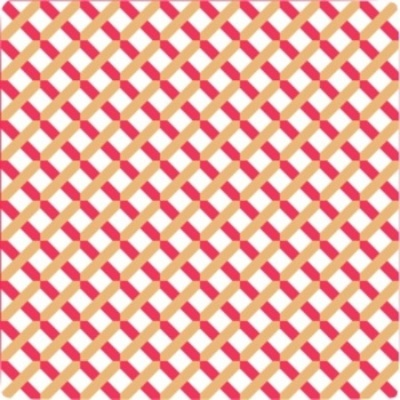
#> input picture HW#10/pattern/pattern01.jpg, 400 x 400 px; its folder holds 4 pictures in this run
$ python resize.py
#> lines starting #> are read from the running program, lines starting #| are printed output that depends on the picture
import cv2
import os

for filePath in sorted(os.listdir("pattern")):
    fileExt = os.path.splitext(filePath)[1]
    if fileExt in [".jpg", ".jpeg"]:
        imagePath = os.path.join("pattern", filePath)
        image = cv2.imread(imagePath)
#> image is the input picture: shape (400, 400, 3); mean B, G, R 163.9, 174.7, 239
        image = cv2.resize(image, dsize=(450, 450), interpolation=cv2.INTER_LINEAR)
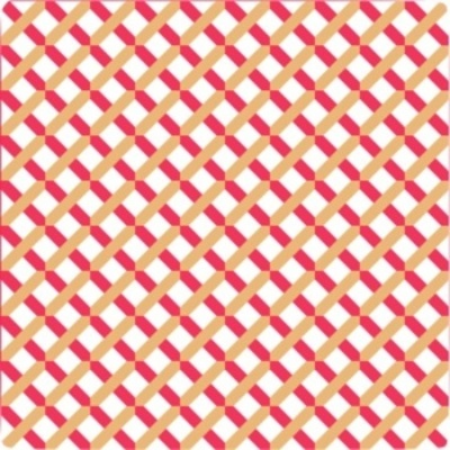
#> image: shape (450, 450, 3); mean B, G, R 163.8, 174.6, 238.9
        cv2.imwrite(filePath, image)
